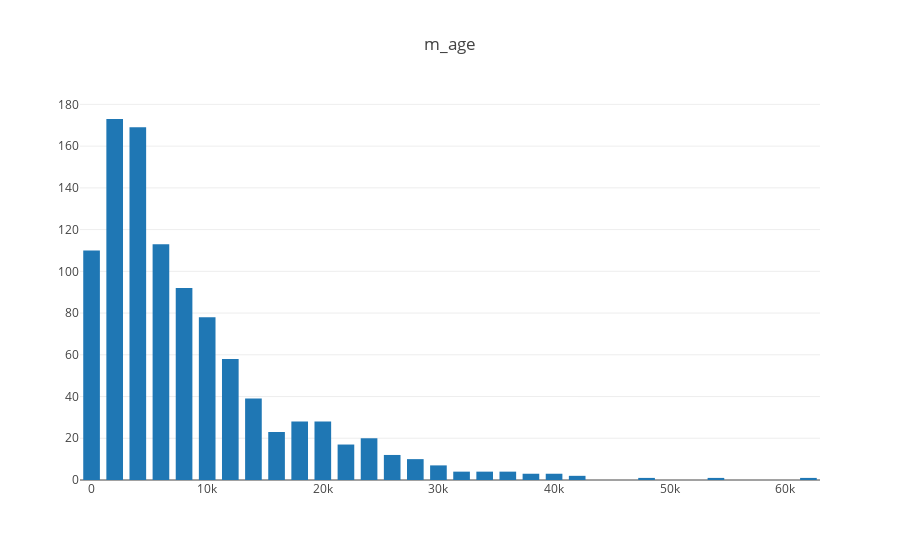

Write notebook code for a chart like this one.
### Code cell
# plot m_age 
ind_values = getPropertyValues(node0.individualHumans, "m_age")

data = [go.Histogram(x=ind_values)]
plotly.offline.iplot ({
        'data': data,
        'layout': go.Layout(
                title="m_age",
                bargap=0.2,
                bargroupgap=0.1
        )
    })

# plt.hist(ind_values, bins=50)
# plt.xlabel("days")
# plt.ylabel("number of indivuals")
# plt.show()

### Figure 1 — Plotly figure (JSON) as saved in the notebook; plotly's stock layout.template omitted (floating-point values rounded to 4 significant figures; data arrays with more than 128 entries replaced by an {"elided": "..."} marker saying what was removed)
{"data": [{"type": "histogram", "uid": "21e6c4c0-03d2-42a6-a356-2c48973badc2", "x": {"elided": "1000 float values"}}], "layout": {"bargap": 0.2, "bargroupgap": 0.1, "title": {"text": "m_age"}}}
